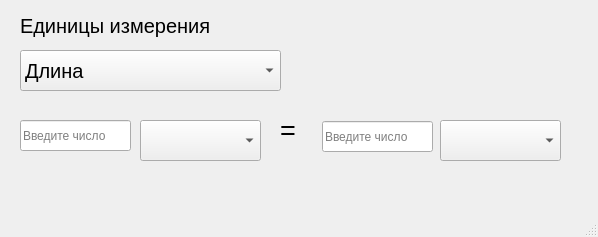
<?xml version="1.0" encoding="UTF-8"?>
<ui version="4.0">
 <class>Converter</class>
 <widget class="QMainWindow" name="Converter">
  <property name="geometry">
   <rect>
    <x>0</x>
    <y>0</y>
    <width>598</width>
    <height>237</height>
   </rect>
  </property>
  <property name="windowTitle">
   <string>MainWindow</string>
  </property>
  <widget class="QWidget" name="centralwidget">
   <widget class="QLabel" name="label">
    <property name="geometry">
     <rect>
      <x>20</x>
      <y>10</y>
      <width>311</width>
      <height>31</height>
     </rect>
    </property>
    <property name="font">
     <font>
      <pointsize>15</pointsize>
     </font>
    </property>
    <property name="text">
     <string>Единицы измерения</string>
    </property>
   </widget>
   <widget class="QComboBox" name="Measurments">
    <property name="geometry">
     <rect>
      <x>20</x>
      <y>50</y>
      <width>261</width>
      <height>41</height>
     </rect>
    </property>
    <property name="font">
     <font>
      <pointsize>15</pointsize>
     </font>
    </property>
    <item>
     <property name="text">
      <string>Длина</string>
     </property>
    </item>
    <item>
     <property name="text">
      <string>Площадь</string>
     </property>
    </item>
    <item>
     <property name="text">
      <string>Объем</string>
     </property>
    </item>
    <item>
     <property name="text">
      <string>Масса</string>
     </property>
    </item>
    <item>
     <property name="text">
      <string>Температура</string>
     </property>
    </item>
    <item>
     <property name="text">
      <string>Скорость</string>
     </property>
    </item>
    <item>
     <property name="text">
      <string>Время</string>
     </property>
    </item>
    <item>
     <property name="text">
      <string>Валюта</string>
     </property>
    </item>
   </widget>
   <widget class="QComboBox" name="Select2">
    <property name="geometry">
     <rect>
      <x>440</x>
      <y>120</y>
      <width>121</width>
      <height>41</height>
     </rect>
    </property>
   </widget>
   <widget class="QComboBox" name="Select1">
    <property name="geometry">
     <rect>
      <x>140</x>
      <y>120</y>
      <width>121</width>
      <height>41</height>
     </rect>
    </property>
   </widget>
   <widget class="QLineEdit" name="Number2">
    <property name="geometry">
     <rect>
      <x>322</x>
      <y>121</y>
      <width>111</width>
      <height>31</height>
     </rect>
    </property>
    <property name="placeholderText">
     <string>Введите число </string>
    </property>
   </widget>
   <widget class="QLineEdit" name="Number1">
    <property name="geometry">
     <rect>
      <x>20</x>
      <y>120</y>
      <width>111</width>
      <height>31</height>
     </rect>
    </property>
    <property name="whatsThis">
     <string/>
    </property>
    <property name="autoFillBackground">
     <bool>false</bool>
    </property>
    <property name="placeholderText">
     <string>Введите число</string>
    </property>
   </widget>
   <widget class="QLabel" name="label_2">
    <property name="geometry">
     <rect>
      <x>280</x>
      <y>120</y>
      <width>31</width>
      <height>21</height>
     </rect>
    </property>
    <property name="font">
     <font>
      <pointsize>20</pointsize>
     </font>
    </property>
    <property name="text">
     <string>=</string>
    </property>
   </widget>
  </widget>
  <widget class="QMenuBar" name="menubar">
   <property name="geometry">
    <rect>
     <x>0</x>
     <y>0</y>
     <width>598</width>
     <height>26</height>
    </rect>
   </property>
  </widget>
  <widget class="QStatusBar" name="statusbar"/>
 </widget>
 <resources/>
 <connections/>
</ui>
